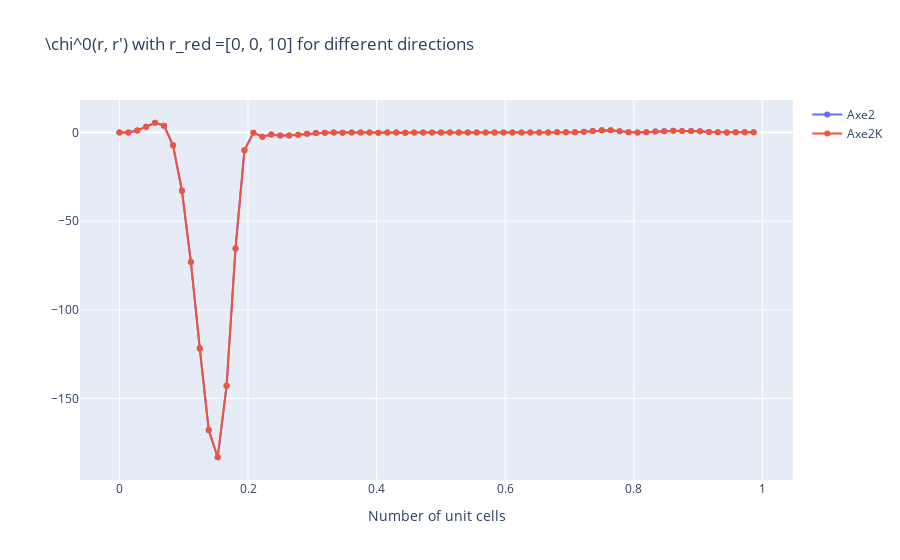

Source (notebook cell):
### Code cell
data = [trace3, trace6]
layout = dict(title = '\chi^0(r, r\') with r_red ='+str(R1D_slab)+' for different directions',
              xaxis= dict(title= 'Number of unit cells',ticklen= 5,zeroline= False),
             )
fig = go.Figure(dict(data = data, layout = layout))
fig.show()
